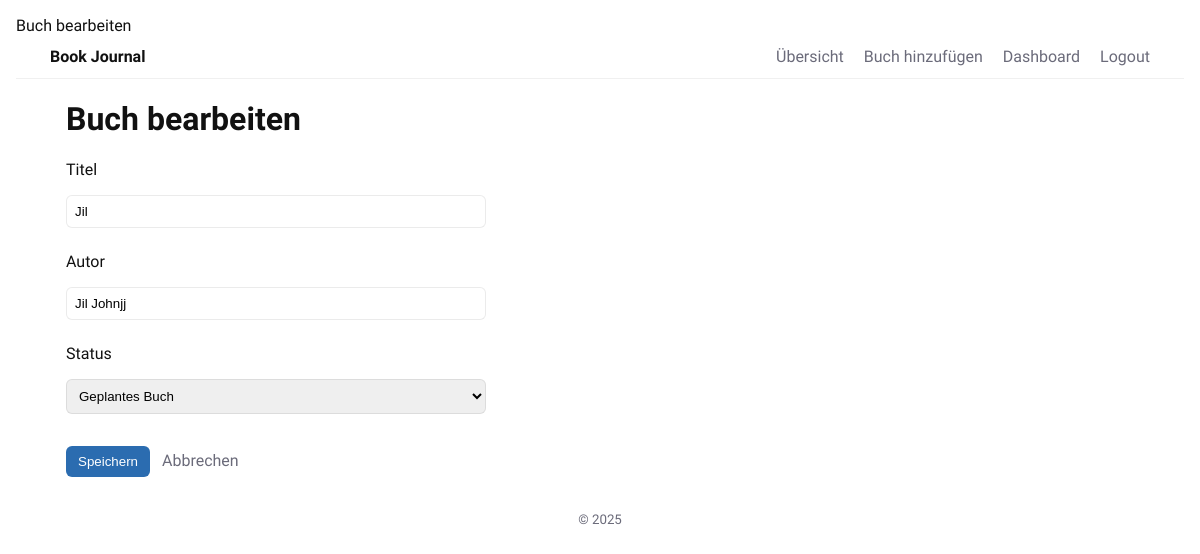
/edit_book/2 (signed in), run on the app's committed database.
### Main.py (models this page shows)
class Book(Base):
    __tablename__ = "books"
    id = Column(Integer, primary_key=True)
    title = Column(String, nullable=False)
    author = Column(String)
    status = Column(String, default="Geplantes Buch")
    user_id = Column(Integer, ForeignKey("users.id"), nullable=False)
    notes = relationship("Note", back_populates="book", cascade="all, delete")
    user = relationship("User", back_populates="books")

### Main.py (the view, shortened to what this page needs)
@app.route('/edit_book/<int:book_id>', methods=['GET', 'POST'])
def edit_book(book_id):
    if not session.get('user_id'):
        return redirect(url_for('login'))
    book = get_book(book_id, session['user_id'])
    if not book:
        return "Buch nicht gefunden", 404
    return render_template('edit.html', book=book)

### Main.py (called while the page is built)
def get_book(book_id, user_id):
    return db_session.query(Book).filter(Book.id == book_id, Book.user_id == user_id).first()

### templates/edit.html (shortened to what this page needs)
{% extends "base.html" %}
{% block content %}
  <h1>Buch bearbeiten</h1>
  <form method="POST" class="form">
    <label for="title">Titel</label>
    <input id="title" name="title" type="text" value="{{ book.title }}" required autofocus>
    <label for="author">Autor</label>
    <input id="author" name="author" type="text" value="{{ book.author }}">
    <label for="status">Status</label>
    <select id="status" name="status">
      <option value="Geplantes Buch" {% if book.status == "Geplantes Buch" %}selected{% endif %}>Geplantes Buch</option>
    </select>
    <div class="button-container">
      <button type="submit">Speichern</button>
      <a href="{{ url_for('book_detail', book_id=book.id) }}">Abbrechen</a>
    </div>
  </form>
{% endblock %}

### static/style.css (style rules this page uses)
:root { --bg: #ffffff; --fg: #111; --muted: #6b6b7a; --card: #fff; --radius: 10px; --gap: 1rem; --shadow: 0 6px 18px rgba(0,0,0,0.06); --accent: #2b6cb0; --font: 'Work Sans', system-ui, -apple-system, "Segoe UI", Roboto, "Helvetica Neue", Arial; font-size:16px; }
* { box-sizing:border-box }
body { margin:0; font-family:var(--font); background:var(--bg); color:var(--fg); -webkit-font-smoothing:antialiased; -moz-osx-font-smoothing:grayscale; padding:1rem; }
.form { max-width:420px;display:flex;flex-direction:column;gap:0.5rem }
.form input { padding:8px;border-radius:6px;border:1px solid rgba(0,0,0,0.08) }
.form button { padding:8px 12px;border-radius:6px;border:none;background:var(--accent);color:#fff;cursor:pointer }
.button-container { margin-top:.5rem }
.form label { display:block;margin-bottom:0.5rem }
.form select { width:100%;padding:8px;border-radius:6px;border:1px solid rgba(0,0,0,0.08);margin-bottom:1rem }
.form input { width:100%;margin-bottom:1rem }
.form a { margin-left:0.5rem;color:var(--muted);text-decoration:none }

### data on the page
Book: title "Jil", author "Jil Johnjj", status "Geplantes Buch"
